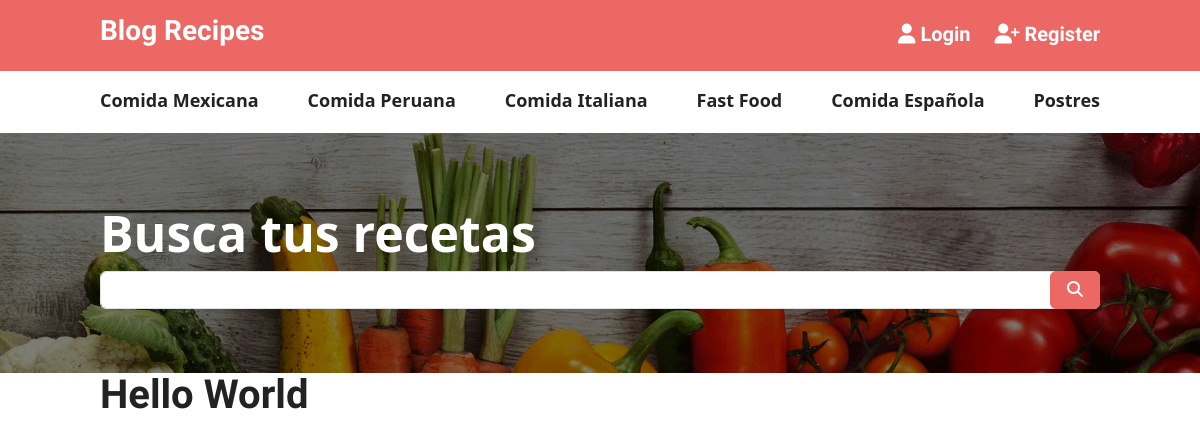
The page / on the database its author committed.
### categories/models.py (models this page shows, shortened)
class Category(models.Model):
    name = models.CharField(max_length=50)
    slug = models.SlugField(null=False, blank=False, unique=True)

### blog_recipes/views.py (the view)
# urls.py: path('', views.index, name='index' ),
def index(request):
    page_title = 'Home'
    categories = Category.objects.all()
    categories = [{ 'name': category.name, 'slug': category.slug } for category in list(categories)]
    return render(request,'index.html', { 'title': page_title, 'categories': categories })

### templates/index.html
{% extends 'base.html' %}
{% block categories %}
	{% include 'snippets/list_categories.html' with categories=categories %}
{% endblock %}
{% block banner %}
	{% include 'snippets/search.html' %}
{% endblock %}
{% block content %}
	<div class="col px-2 px-lg-0">
		<h1>Hello World</h1>
	</div>
{% endblock %}

### categories/templates/snippets/list_categories.html
{% load static %}
<ul class="d-flex justify-content-center justify-content-lg-between flex-wrap max-w-container mx-auto">
	{% for category in categories %}
	<li class="category_list_li">
		<a
			class="text-dark category_list__link d-flex justify-content-center align-items-center h-100 fs-18 fw-bold py-3 text-center px-3 px-lg-0"
			href="#"
		>
			<span class="category_list__span">
				{{ category.name }}
			</span>
		</a>
	</li>
	{% endfor %}
</ul>

### static/css/styles.css (style rules this page uses)
.max-w-container { max-width: 1000px; }
a { text-decoration: none !important; }
h1, h2, h3, h4, h5, h6 { margin: 0; padding: 0; }
ul { margin: 0 !important; padding: 0 !important; list-style: none; }
.fs-18 { font-size: 18px; }
.category_list__span { border-bottom: 3px solid rgba(255, 255, 255, 0); }

### rows shown on the page
Category: name "Comida Mexicana"
Category: name "Comida Peruana"
Category: name "Comida Italiana"
Category: name "Fast Food"
Category: name "Comida Española"
Category: name "Postres"
